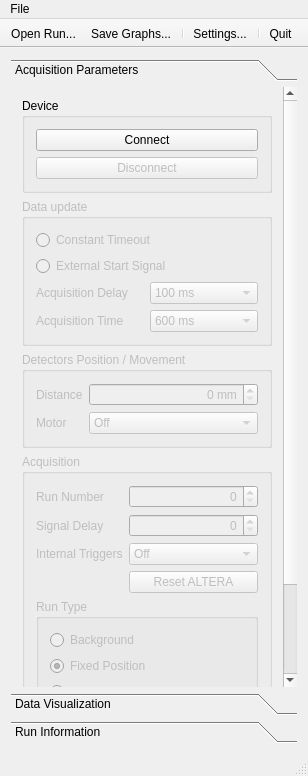
<?xml version="1.0" encoding="UTF-8"?>
<ui version="4.0">
 <class>MainWindow</class>
 <widget class="QMainWindow" name="MainWindow">
  <property name="geometry">
   <rect>
    <x>0</x>
    <y>0</y>
    <width>308</width>
    <height>776</height>
   </rect>
  </property>
  <property name="minimumSize">
   <size>
    <width>250</width>
    <height>400</height>
   </size>
  </property>
  <property name="baseSize">
   <size>
    <width>300</width>
    <height>300</height>
   </size>
  </property>
  <property name="windowTitle">
   <string>Beam Composition</string>
  </property>
  <widget class="QWidget" name="centralWidget">
   <property name="minimumSize">
    <size>
     <width>0</width>
     <height>0</height>
    </size>
   </property>
   <property name="baseSize">
    <size>
     <width>200</width>
     <height>200</height>
    </size>
   </property>
   <layout class="QGridLayout" name="gridLayout_4">
    <item row="0" column="0">
     <widget class="QToolBox" name="toolBox">
      <property name="enabled">
       <bool>true</bool>
      </property>
      <property name="sizePolicy">
       <sizepolicy hsizetype="Preferred" vsizetype="Preferred">
        <horstretch>0</horstretch>
        <verstretch>0</verstretch>
       </sizepolicy>
      </property>
      <property name="frameShape">
       <enum>QFrame::NoFrame</enum>
      </property>
      <property name="currentIndex">
       <number>0</number>
      </property>
      <widget class="QWidget" name="acquisitionPage">
       <property name="geometry">
        <rect>
         <x>0</x>
         <y>0</y>
         <width>277</width>
         <height>784</height>
        </rect>
       </property>
       <attribute name="label">
        <string>Acquisition Parameters</string>
       </attribute>
       <layout class="QGridLayout" name="gridLayout_10">
        <item row="0" column="0">
         <layout class="QGridLayout" name="gridLayout_9">
          <item row="0" column="0">
           <widget class="QGroupBox" name="groupBox_3">
            <property name="title">
             <string>Device</string>
            </property>
            <layout class="QGridLayout" name="gridLayout_7">
             <item row="0" column="0">
              <layout class="QVBoxLayout" name="verticalLayout_6">
               <item>
                <widget class="QPushButton" name="connectButton">
                 <property name="text">
                  <string>Connect</string>
                 </property>
                 <property name="icon">
                  <iconset resource="BeamComposition.qrc">
                   <normaloff>:/icons/connect-1.png</normaloff>:/icons/connect-1.png</iconset>
                 </property>
                </widget>
               </item>
               <item>
                <widget class="QPushButton" name="disconnectButton">
                 <property name="enabled">
                  <bool>false</bool>
                 </property>
                 <property name="text">
                  <string>Disconnect</string>
                 </property>
                 <property name="icon">
                  <iconset resource="BeamComposition.qrc">
                   <normaloff>:/icons/disconnect.png</normaloff>:/icons/disconnect.png</iconset>
                 </property>
                </widget>
               </item>
              </layout>
             </item>
            </layout>
           </widget>
          </item>
          <item row="1" column="0">
           <widget class="QGroupBox" name="dataUpdateGroupBox">
            <property name="enabled">
             <bool>false</bool>
            </property>
            <property name="title">
             <string>Data update</string>
            </property>
            <layout class="QGridLayout" name="gridLayout_8">
             <item row="2" column="1">
              <widget class="QComboBox" name="delayTimeComboBox">
               <property name="currentIndex">
                <number>2</number>
               </property>
               <item>
                <property name="text">
                 <string>Off</string>
                </property>
               </item>
               <item>
                <property name="text">
                 <string>50 ms</string>
                </property>
               </item>
               <item>
                <property name="text">
                 <string>100 ms</string>
                </property>
               </item>
               <item>
                <property name="text">
                 <string>150 ms</string>
                </property>
               </item>
               <item>
                <property name="text">
                 <string>200 ms</string>
                </property>
               </item>
               <item>
                <property name="text">
                 <string>250 ms</string>
                </property>
               </item>
               <item>
                <property name="text">
                 <string>300 ms</string>
                </property>
               </item>
               <item>
                <property name="text">
                 <string>350 ms</string>
                </property>
               </item>
               <item>
                <property name="text">
                 <string>400 ms</string>
                </property>
               </item>
               <item>
                <property name="text">
                 <string>450 ms</string>
                </property>
               </item>
              </widget>
             </item>
             <item row="0" column="0" colspan="2">
              <layout class="QVBoxLayout" name="verticalLayout_2">
               <item>
                <widget class="QRadioButton" name="dataUpdateAutoRadioButton">
                 <property name="text">
                  <string>Constant Timeout</string>
                 </property>
                 <attribute name="buttonGroup">
                  <string notr="true">updateDataButtonGroup</string>
                 </attribute>
                </widget>
               </item>
               <item>
                <widget class="QRadioButton" name="dataUpdateStartRadioButton">
                 <property name="text">
                  <string>External Start Signal</string>
                 </property>
                 <attribute name="buttonGroup">
                  <string notr="true">updateDataButtonGroup</string>
                 </attribute>
                </widget>
               </item>
              </layout>
             </item>
             <item row="3" column="0">
              <widget class="QLabel" name="label_7">
               <property name="text">
                <string>Acquisition Time</string>
               </property>
              </widget>
             </item>
             <item row="3" column="1">
              <widget class="QComboBox" name="acquisitionTimeComboBox">
               <property name="currentIndex">
                <number>5</number>
               </property>
               <item>
                <property name="text">
                 <string>100 ms</string>
                </property>
               </item>
               <item>
                <property name="text">
                 <string>200 ms</string>
                </property>
               </item>
               <item>
                <property name="text">
                 <string>300 ms</string>
                </property>
               </item>
               <item>
                <property name="text">
                 <string>400 ms</string>
                </property>
               </item>
               <item>
                <property name="text">
                 <string>500 ms</string>
                </property>
               </item>
               <item>
                <property name="text">
                 <string>600 ms</string>
                </property>
               </item>
               <item>
                <property name="text">
                 <string>700 ms</string>
                </property>
               </item>
               <item>
                <property name="text">
                 <string>800 ms</string>
                </property>
               </item>
               <item>
                <property name="text">
                 <string>900 ms</string>
                </property>
               </item>
               <item>
                <property name="text">
                 <string>1000 ms</string>
                </property>
               </item>
               <item>
                <property name="text">
                 <string>1100 ms</string>
                </property>
               </item>
               <item>
                <property name="text">
                 <string>1200 ms</string>
                </property>
               </item>
               <item>
                <property name="text">
                 <string>1300 ms</string>
                </property>
               </item>
               <item>
                <property name="text">
                 <string>1400 ms</string>
                </property>
               </item>
               <item>
                <property name="text">
                 <string>1500 ms</string>
                </property>
               </item>
               <item>
                <property name="text">
                 <string>1600 ms</string>
                </property>
               </item>
              </widget>
             </item>
             <item row="2" column="0">
              <widget class="QLabel" name="label_4">
               <property name="text">
                <string>Acquisition Delay</string>
               </property>
              </widget>
             </item>
            </layout>
           </widget>
          </item>
          <item row="2" column="0">
           <widget class="QGroupBox" name="detectorsPositionGroupBox">
            <property name="enabled">
             <bool>false</bool>
            </property>
            <property name="title">
             <string>Detectors Position / Movement</string>
            </property>
            <layout class="QFormLayout" name="formLayout">
             <item row="1" column="0">
              <widget class="QLabel" name="label_3">
               <property name="text">
                <string>Distance</string>
               </property>
              </widget>
             </item>
             <item row="1" column="1">
              <widget class="QSpinBox" name="scanningStepSpinBox">
               <property name="alignment">
                <set>Qt::AlignRight|Qt::AlignTrailing|Qt::AlignVCenter</set>
               </property>
               <property name="suffix">
                <string> mm</string>
               </property>
               <property name="minimum">
                <number>0</number>
               </property>
               <property name="maximum">
                <number>99</number>
               </property>
              </widget>
             </item>
             <item row="2" column="0">
              <widget class="QLabel" name="label_2">
               <property name="text">
                <string>Motor</string>
               </property>
              </widget>
             </item>
             <item row="2" column="1">
              <widget class="QComboBox" name="motorComboBox">
               <property name="currentIndex">
                <number>0</number>
               </property>
               <item>
                <property name="text">
                 <string>Off</string>
                </property>
               </item>
               <item>
                <property name="text">
                 <string>Hide Away</string>
                </property>
               </item>
               <item>
                <property name="text">
                 <string>Move Out</string>
                </property>
               </item>
              </widget>
             </item>
            </layout>
           </widget>
          </item>
          <item row="3" column="0">
           <widget class="QGroupBox" name="acquisitionGroupBox">
            <property name="enabled">
             <bool>false</bool>
            </property>
            <property name="title">
             <string>Acquisition</string>
            </property>
            <layout class="QGridLayout" name="gridLayout_2">
             <item row="8" column="0">
              <widget class="QLabel" name="label_6">
               <property name="text">
                <string>Internal Triggers</string>
               </property>
              </widget>
             </item>
             <item row="9" column="1" colspan="2">
              <widget class="QPushButton" name="resetAlteraPushButton">
               <property name="toolTip">
                <string>Altera Reset</string>
               </property>
               <property name="text">
                <string>Reset ALTERA</string>
               </property>
              </widget>
             </item>
             <item row="5" column="1" colspan="2">
              <widget class="QSpinBox" name="delaySpinBox">
               <property name="alignment">
                <set>Qt::AlignRight|Qt::AlignTrailing|Qt::AlignVCenter</set>
               </property>
               <property name="maximum">
                <number>255</number>
               </property>
               <property name="value">
                <number>0</number>
               </property>
              </widget>
             </item>
             <item row="11" column="0" colspan="3">
              <widget class="QGroupBox" name="runTypeGroupBox">
               <property name="enabled">
                <bool>false</bool>
               </property>
               <property name="title">
                <string>Run Type</string>
               </property>
               <layout class="QGridLayout" name="gridLayout_3">
                <item row="1" column="0">
                 <layout class="QVBoxLayout" name="verticalLayout_4">
                  <item>
                   <widget class="QRadioButton" name="backgroundRunRadioButton">
                    <property name="text">
                     <string>Background</string>
                    </property>
                    <property name="checked">
                     <bool>false</bool>
                    </property>
                    <attribute name="buttonGroup">
                     <string notr="true">runTypeButtonGroup</string>
                    </attribute>
                   </widget>
                  </item>
                  <item>
                   <widget class="QRadioButton" name="fixedRunRadioButton">
                    <property name="text">
                     <string>Fixed Position</string>
                    </property>
                    <property name="checked">
                     <bool>true</bool>
                    </property>
                    <attribute name="buttonGroup">
                     <string notr="true">runTypeButtonGroup</string>
                    </attribute>
                   </widget>
                  </item>
                  <item>
                   <widget class="QRadioButton" name="scanningRunRadioButton">
                    <property name="text">
                     <string>Scanning</string>
                    </property>
                    <attribute name="buttonGroup">
                     <string notr="true">runTypeButtonGroup</string>
                    </attribute>
                   </widget>
                  </item>
                 </layout>
                </item>
               </layout>
              </widget>
             </item>
             <item row="2" column="0">
              <widget class="QLabel" name="label">
               <property name="sizePolicy">
                <sizepolicy hsizetype="Preferred" vsizetype="Preferred">
                 <horstretch>0</horstretch>
                 <verstretch>0</verstretch>
                </sizepolicy>
               </property>
               <property name="text">
                <string>Run Number</string>
               </property>
              </widget>
             </item>
             <item row="5" column="0">
              <widget class="QLabel" name="label_5">
               <property name="text">
                <string>Signal Delay</string>
               </property>
              </widget>
             </item>
             <item row="8" column="1" colspan="2">
              <widget class="QComboBox" name="triggersComboBox">
               <property name="toolTip">
                <string>Internal triggers generator (pulses per second).</string>
               </property>
               <property name="currentIndex">
                <number>0</number>
               </property>
               <item>
                <property name="text">
                 <string>Off</string>
                </property>
               </item>
               <item>
                <property name="text">
                 <string>3906 Hz</string>
                </property>
               </item>
               <item>
                <property name="text">
                 <string>1953 Hz</string>
                </property>
               </item>
               <item>
                <property name="text">
                 <string>1302 Hz</string>
                </property>
               </item>
               <item>
                <property name="text">
                 <string>976 Hz</string>
                </property>
               </item>
               <item>
                <property name="text">
                 <string>781 Hz</string>
                </property>
               </item>
               <item>
                <property name="text">
                 <string>651 Hz</string>
                </property>
               </item>
               <item>
                <property name="text">
                 <string>558 Hz</string>
                </property>
               </item>
               <item>
                <property name="text">
                 <string>488 Hz</string>
                </property>
               </item>
               <item>
                <property name="text">
                 <string>434 Hz</string>
                </property>
               </item>
              </widget>
             </item>
             <item row="12" column="0" colspan="3">
              <layout class="QVBoxLayout" name="verticalLayout_5">
               <item>
                <widget class="QPushButton" name="startRunButton">
                 <property name="enabled">
                  <bool>false</bool>
                 </property>
                 <property name="text">
                  <string>Run Acquisition</string>
                 </property>
                 <property name="icon">
                  <iconset resource="BeamComposition.qrc">
                   <normaloff>:/icons/start.png</normaloff>:/icons/start.png</iconset>
                 </property>
                </widget>
               </item>
               <item>
                <widget class="QPushButton" name="stopRunButton">
                 <property name="enabled">
                  <bool>false</bool>
                 </property>
                 <property name="text">
                  <string>Stop Acquisition</string>
                 </property>
                 <property name="icon">
                  <iconset resource="BeamComposition.qrc">
                   <normaloff>:/icons/stop.png</normaloff>:/icons/stop.png</iconset>
                 </property>
                </widget>
               </item>
              </layout>
             </item>
             <item row="2" column="1" colspan="2">
              <widget class="QSpinBox" name="runNumberSpinBox">
               <property name="alignment">
                <set>Qt::AlignRight|Qt::AlignTrailing|Qt::AlignVCenter</set>
               </property>
               <property name="maximum">
                <number>999</number>
               </property>
              </widget>
             </item>
            </layout>
           </widget>
          </item>
         </layout>
        </item>
        <item row="1" column="0">
         <spacer name="verticalSpacer">
          <property name="orientation">
           <enum>Qt::Vertical</enum>
          </property>
          <property name="sizeHint" stdset="0">
           <size>
            <width>20</width>
            <height>40</height>
           </size>
          </property>
         </spacer>
        </item>
       </layout>
      </widget>
      <widget class="QWidget" name="dataVisualizationPage">
       <property name="geometry">
        <rect>
         <x>0</x>
         <y>0</y>
         <width>290</width>
         <height>571</height>
        </rect>
       </property>
       <attribute name="label">
        <string>Data Visualization</string>
       </attribute>
       <layout class="QGridLayout" name="gridLayout_5">
        <item row="0" column="0">
         <layout class="QVBoxLayout" name="verticalLayout_8">
          <item>
           <widget class="QTreeWidget" name="treeWidget">
            <property name="sizePolicy">
             <sizepolicy hsizetype="Preferred" vsizetype="Preferred">
              <horstretch>0</horstretch>
              <verstretch>0</verstretch>
             </sizepolicy>
            </property>
            <property name="itemsExpandable">
             <bool>true</bool>
            </property>
            <attribute name="headerVisible">
             <bool>false</bool>
            </attribute>
            <column>
             <property name="text">
              <string>Available Graphs</string>
             </property>
            </column>
           </widget>
          </item>
          <item>
           <widget class="QPushButton" name="resetDiagramsPushButton">
            <property name="text">
             <string>Reset Diagrams...</string>
            </property>
           </widget>
          </item>
         </layout>
        </item>
       </layout>
      </widget>
      <widget class="QWidget" name="runInformationPage">
       <property name="geometry">
        <rect>
         <x>0</x>
         <y>0</y>
         <width>290</width>
         <height>571</height>
        </rect>
       </property>
       <property name="sizePolicy">
        <sizepolicy hsizetype="Preferred" vsizetype="Preferred">
         <horstretch>0</horstretch>
         <verstretch>0</verstretch>
        </sizepolicy>
       </property>
       <attribute name="label">
        <string>Run Information</string>
       </attribute>
       <layout class="QHBoxLayout" name="horizontalLayout_4">
        <item>
         <layout class="QVBoxLayout" name="verticalLayout">
          <item>
           <widget class="QGroupBox" name="groupBox">
            <property name="sizePolicy">
             <sizepolicy hsizetype="Preferred" vsizetype="Expanding">
              <horstretch>0</horstretch>
              <verstretch>0</verstretch>
             </sizepolicy>
            </property>
            <property name="title">
             <string>Channels Information</string>
            </property>
            <layout class="QGridLayout" name="gridLayout">
             <item row="1" column="0">
              <widget class="QTableWidget" name="runInfoTableWidget">
               <property name="sizePolicy">
                <sizepolicy hsizetype="Expanding" vsizetype="Expanding">
                 <horstretch>0</horstretch>
                 <verstretch>0</verstretch>
                </sizepolicy>
               </property>
               <property name="selectionMode">
                <enum>QAbstractItemView::NoSelection</enum>
               </property>
               <property name="rowCount">
                <number>15</number>
               </property>
               <attribute name="horizontalHeaderVisible">
                <bool>false</bool>
               </attribute>
               <attribute name="horizontalHeaderStretchLastSection">
                <bool>true</bool>
               </attribute>
               <row>
                <property name="text">
                 <string/>
                </property>
               </row>
               <row>
                <property name="text">
                 <string>Channel 1</string>
                </property>
               </row>
               <row>
                <property name="text">
                 <string>Channel 2</string>
                </property>
               </row>
               <row>
                <property name="text">
                 <string>Channel 3</string>
                </property>
               </row>
               <row>
                <property name="text">
                 <string>Channel 4</string>
                </property>
               </row>
               <row>
                <property name="text">
                 <string/>
                </property>
               </row>
               <row>
                <property name="text">
                 <string>Z = 1</string>
                </property>
               </row>
               <row>
                <property name="text">
                 <string>Z = 2</string>
                </property>
               </row>
               <row>
                <property name="text">
                 <string>Z = 3</string>
                </property>
               </row>
               <row>
                <property name="text">
                 <string>Z = 4</string>
                </property>
               </row>
               <row>
                <property name="text">
                 <string>Z = 5</string>
                </property>
               </row>
               <row>
                <property name="text">
                 <string>Z = 6</string>
                </property>
               </row>
               <row>
                <property name="text">
                 <string/>
                </property>
               </row>
               <row>
                <property name="text">
                 <string>Counted</string>
                </property>
               </row>
               <row>
                <property name="text">
                 <string>Processed</string>
                </property>
               </row>
               <column>
                <property name="text">
                 <string>Mean ± Sigma</string>
                </property>
               </column>
               <item row="0" column="0">
                <property name="text">
                 <string>Background</string>
                </property>
                <property name="font">
                 <font>
                  <weight>75</weight>
                  <bold>true</bold>
                 </font>
                </property>
                <property name="textAlignment">
                 <set>AlignHCenter|AlignVCenter|AlignCenter</set>
                </property>
               </item>
               <item row="5" column="0">
                <property name="text">
                 <string>Charge, %</string>
                </property>
                <property name="font">
                 <font>
                  <weight>75</weight>
                  <bold>true</bold>
                 </font>
                </property>
                <property name="textAlignment">
                 <set>AlignHCenter|AlignVCenter|AlignCenter</set>
                </property>
               </item>
               <item row="12" column="0">
                <property name="text">
                 <string>Triggers</string>
                </property>
                <property name="font">
                 <font>
                  <weight>75</weight>
                  <bold>true</bold>
                 </font>
                </property>
                <property name="textAlignment">
                 <set>AlignHCenter|AlignVCenter|AlignCenter</set>
                </property>
               </item>
              </widget>
             </item>
            </layout>
           </widget>
          </item>
          <item>
           <widget class="QGroupBox" name="groupBox_2">
            <property name="title">
             <string>Details</string>
            </property>
            <layout class="QGridLayout" name="gridLayout_6">
             <item row="0" column="0">
              <widget class="QListWidget" name="runDetailsListWidget">
               <property name="selectionMode">
                <enum>QAbstractItemView::MultiSelection</enum>
               </property>
              </widget>
             </item>
             <item row="1" column="0">
              <widget class="QPushButton" name="processPushButton">
               <property name="enabled">
                <bool>false</bool>
               </property>
               <property name="text">
                <string>Process Selected Batches...</string>
               </property>
              </widget>
             </item>
            </layout>
           </widget>
          </item>
         </layout>
        </item>
       </layout>
      </widget>
     </widget>
    </item>
   </layout>
  </widget>
  <widget class="QMenuBar" name="menuBar">
   <property name="geometry">
    <rect>
     <x>0</x>
     <y>0</y>
     <width>308</width>
     <height>28</height>
    </rect>
   </property>
   <widget class="QMenu" name="menuFile">
    <property name="title">
     <string>File</string>
    </property>
    <addaction name="actionOpenRun"/>
    <addaction name="actionOpenBackRun"/>
    <addaction name="actionSaveRun"/>
    <addaction name="separator"/>
    <addaction name="actionSettings"/>
    <addaction name="separator"/>
    <addaction name="actionQuit"/>
   </widget>
   <addaction name="menuFile"/>
  </widget>
  <widget class="QToolBar" name="mainToolBar">
   <property name="movable">
    <bool>false</bool>
   </property>
   <property name="toolButtonStyle">
    <enum>Qt::ToolButtonIconOnly</enum>
   </property>
   <attribute name="toolBarArea">
    <enum>TopToolBarArea</enum>
   </attribute>
   <attribute name="toolBarBreak">
    <bool>false</bool>
   </attribute>
   <addaction name="actionOpenRun"/>
   <addaction name="actionSaveRun"/>
   <addaction name="separator"/>
   <addaction name="actionSettings"/>
   <addaction name="separator"/>
   <addaction name="actionQuit"/>
  </widget>
  <widget class="QStatusBar" name="statusBar"/>
  <action name="actionOpenRun">
   <property name="icon">
    <iconset resource="BeamComposition.qrc">
     <normaloff>:/icons/open.png</normaloff>:/icons/open.png</iconset>
   </property>
   <property name="text">
    <string>Open Run...</string>
   </property>
   <property name="iconText">
    <string>Open Run...</string>
   </property>
   <property name="toolTip">
    <string>Open file with raw binary data</string>
   </property>
   <property name="iconVisibleInMenu">
    <bool>true</bool>
   </property>
  </action>
  <action name="actionSaveRun">
   <property name="icon">
    <iconset resource="BeamComposition.qrc">
     <normaloff>:/icons/save.png</normaloff>:/icons/save.png</iconset>
   </property>
   <property name="text">
    <string>Save Graphs...</string>
   </property>
   <property name="iconText">
    <string>Save Graphs...</string>
   </property>
   <property name="toolTip">
    <string>Save histograms and graphs in ROOT file</string>
   </property>
   <property name="iconVisibleInMenu">
    <bool>true</bool>
   </property>
  </action>
  <action name="actionQuit">
   <property name="icon">
    <iconset resource="BeamComposition.qrc">
     <normaloff>:/icons/exit.png</normaloff>:/icons/exit.png</iconset>
   </property>
   <property name="text">
    <string>Quit</string>
   </property>
   <property name="menuRole">
    <enum>QAction::QuitRole</enum>
   </property>
   <property name="iconVisibleInMenu">
    <bool>true</bool>
   </property>
  </action>
  <action name="actionSettings">
   <property name="icon">
    <iconset resource="BeamComposition.qrc">
     <normaloff>:/icons/preferences.png</normaloff>:/icons/preferences.png</iconset>
   </property>
   <property name="text">
    <string>Settings...</string>
   </property>
   <property name="iconText">
    <string>Settings...</string>
   </property>
   <property name="toolTip">
    <string>Settings</string>
   </property>
   <property name="menuRole">
    <enum>QAction::PreferencesRole</enum>
   </property>
   <property name="iconVisibleInMenu">
    <bool>true</bool>
   </property>
  </action>
  <action name="actionOpenBackRun">
   <property name="icon">
    <iconset resource="BeamComposition.qrc">
     <normaloff>:/icons/open.png</normaloff>:/icons/open.png</iconset>
   </property>
   <property name="text">
    <string>Open Background Run...</string>
   </property>
   <property name="toolTip">
    <string>Open file with raw binary background data</string>
   </property>
   <property name="iconVisibleInMenu">
    <bool>true</bool>
   </property>
  </action>
  <action name="actionDetailsClearAll">
   <property name="text">
    <string>Clear Details List</string>
   </property>
   <property name="toolTip">
    <string>Clear details list</string>
   </property>
  </action>
  <action name="actionDetailsSelectAll">
   <property name="text">
    <string>Select All</string>
   </property>
   <property name="toolTip">
    <string>Select all batches</string>
   </property>
  </action>
  <action name="actionDetailsSelectNone">
   <property name="text">
    <string>Select None</string>
   </property>
   <property name="toolTip">
    <string>Select none batches</string>
   </property>
  </action>
  <action name="actionDetailsSelectionSingle">
   <property name="checkable">
    <bool>true</bool>
   </property>
   <property name="text">
    <string>Single Selection</string>
   </property>
   <property name="toolTip">
    <string>Single batch selection</string>
   </property>
  </action>
  <action name="actionDetailsSelectionContiguous">
   <property name="checkable">
    <bool>true</bool>
   </property>
   <property name="text">
    <string>Contiguous Selection</string>
   </property>
   <property name="toolTip">
    <string>Contiguous selection of batches</string>
   </property>
  </action>
  <action name="actionDetailsSelectionExtended">
   <property name="checkable">
    <bool>true</bool>
   </property>
   <property name="text">
    <string>Extended Selection</string>
   </property>
   <property name="toolTip">
    <string>Extended selection of batches</string>
   </property>
  </action>
  <action name="actionDetailsSelectionMultiple">
   <property name="checkable">
    <bool>true</bool>
   </property>
   <property name="checked">
    <bool>true</bool>
   </property>
   <property name="text">
    <string>Multiple Selection</string>
   </property>
   <property name="toolTip">
    <string>Multiple batches selection</string>
   </property>
  </action>
 </widget>
 <layoutdefault spacing="6" margin="11"/>
 <resources>
  <include location="BeamComposition.qrc"/>
 </resources>
 <connections/>
 <buttongroups>
  <buttongroup name="updateDataButtonGroup"/>
  <buttongroup name="runTypeButtonGroup">
   <property name="exclusive">
    <bool>true</bool>
   </property>
  </buttongroup>
 </buttongroups>
</ui>
